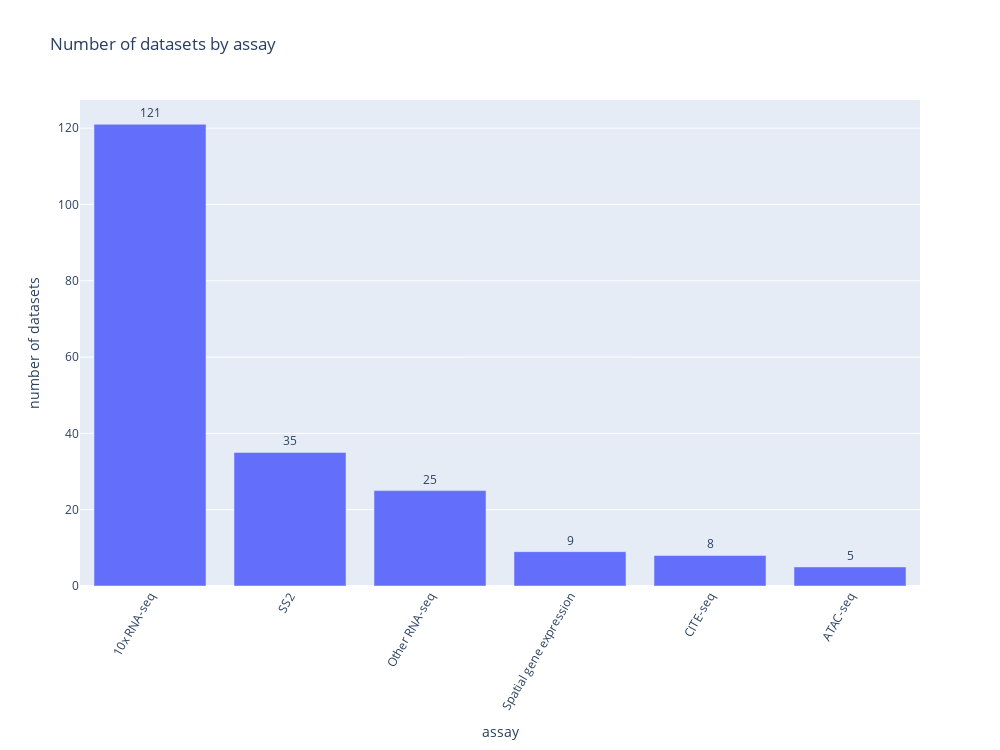

Notebook code cell kept with this figure:
### Code cell
create_barplot(df_assay, 'assay')

### Figure 1 — Plotly figure (JSON) as saved in the notebook; plotly's stock layout.template omitted (floating-point values rounded to 4 significant figures)
{"data": [{"hovertemplate": "Category: %{x}<br>Count: %{y}<br>", "text": ["121", "35", "25", "9", "8", "5"], "textposition": "outside", "type": "bar", "x": ["10x RNA-seq", "SS2", "Other RNA-seq", "Spatial gene expression", "CITE-seq", "ATAC-seq"], "y": [121, 35, 25, 9, 8, 5]}], "layout": {"autosize": false, "height": 750, "title": {"text": "Number of datasets by assay"}, "width": 1000, "xaxis": {"tickangle": -60, "title": {"text": "assay"}}, "yaxis": {"title": {"text": "number of datasets"}}}}
